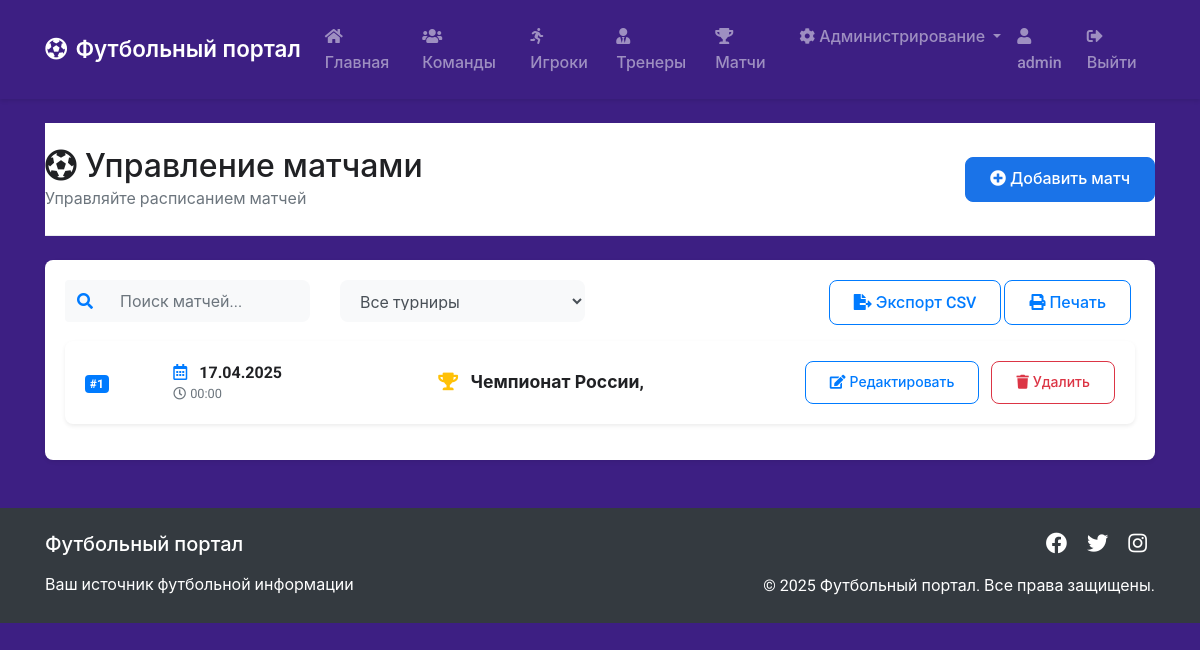
/admin/matches (signed in), run on the app's committed database.
### app.py (models this page shows, shortened)
class User(db.Model, UserMixin):
    id = db.Column(db.Integer, primary_key=True)
    username = db.Column(db.String(20), unique=True, nullable=False)
    email = db.Column(db.String(120), unique=True, nullable=False)
    password = db.Column(db.String(60), nullable=False)
    is_admin = db.Column(db.Boolean, default=False)

class Match(db.Model):
    match_id = db.Column(db.Integer, primary_key=True)
    match_date = db.Column(db.DateTime, nullable=False)
    tournament = db.Column(db.String(100), nullable=False)

### app.py (the view)
@app.route('/admin/matches')
@login_required
@admin_required
def admin_matches():
    matches = Match.query.all()
    return render_template('admin/matches.html', title='Управление матчами', matches=matches)

### app.py (called while the page is built)
@login_manager.user_loader
def load_user(user_id):
    return User.query.get(int(user_id))

def admin_required(f):
    @wraps(f)
    def decorated_function(*args, **kwargs):
        if not current_user.is_authenticated or not current_user.is_admin:
            flash('Для доступа к этой странице требуются права администратора.', 'danger')
            return redirect(url_for('index'))
        return f(*args, **kwargs)
    return decorated_function

### templates/admin/matches.html (shortened to what this page needs)
{% extends "base.html" %}
{% block content %}
<div class="admin-header mb-4">
    <div class="row align-items-center">
        <div class="col-md-6">
            <h2 class="mb-0">
                <i class="fas fa-futbol mr-2"></i>Управление матчами
            </h2>
            <p class="text-muted mb-0">Управляйте расписанием матчей</p>
        </div>
        <div class="col-md-6 text-md-right mt-3 mt-md-0">
            <a href="{{ url_for('new_match') }}" class="btn btn-primary">
                <i class="fas fa-plus-circle mr-1"></i>Добавить матч
            </a>
        </div>
    </div>
</div>
<div class="row mb-4">
    <div class="col-12">
        <div class="card shadow-sm">
            <div class="card-body">
                <div class="row mb-3">
                    <div class="col-md-3">
                        <div class="search-box">
                            <div class="input-group">
                                <div class="input-group-prepend">
                                    <span class="input-group-text bg-light border-0">
                                        <i class="fas fa-search text-primary"></i>
                                    </span>
                                </div>
                                <input type="text" id="matchSearch" class="form-control border-0 bg-light" placeholder="Поиск матчей...">
                            </div>
                        </div>
                    </div>
                    <div class="col-md-3">
                        <select class="form-control bg-light border-0" id="tournamentFilter">
                            <option value="">Все турниры</option>
                            {% set tournaments = [] %}
                        </select>
                    </div>
                    <div class="col-md-6 text-md-right mt-3 mt-md-0">
                        <div class="btn-group" role="group">
                            <button type="button" class="btn btn-outline-primary" id="exportCSV">
                                <i class="fas fa-file-export mr-1"></i>Экспорт CSV
                            </button>
                            <button type="button" class="btn btn-outline-primary" id="printList">
                                <i class="fas fa-print mr-1"></i>Печать
                            </button>
                        </div>
                    </div>
                </div>
                {% if matches %}
                    <div class="match-list">
                        {% for match in matches %}
                            <div class="match-card mb-3"
                                 data-tournament="{{ match.tournament }}"
                                 data-date="{{ match.match_date.strftime('%d.%m.%Y') }}">
                                <div class="card border-0 shadow-sm">
                                    <div class="card-body">
                                        <div class="row align-items-center">
                                            <div class="col-md-1">
                                                <span class="badge badge-primary">#{{ match.match_id }}</span>
                                            </div>
                                            <div class="col-md-3">
                                                <div class="match-date">
                                                    <i class="far fa-calendar-alt text-primary mr-2"></i>
                                                    <strong>{{ match.match_date.strftime('%d.%m.%Y') }}</strong>
                                                    <div class="small text-muted">
                                                        <i class="far fa-clock mr-1"></i>{{ match.match_date.strftime('%H:%M') }}
                                                    </div>
                                                </div>
                                            </div>
                                            <div class="col-md-4">
                                                <div class="tournament-info">
                                                    <i class="fas fa-trophy text-warning mr-2"></i>
                                                    <span class="font-weight-bold">{{ match.tournament }}</span>
                                                </div>
                                            </div>
                                            <div class="col-md-4 text-md-right">
                                                <a href="{{ url_for('edit_match', match_id=match.match_id) }}"
                                                   class="btn btn-sm btn-outline-primary mr-2">
                                                    <i class="fas fa-edit mr-1"></i>Редактировать
                                                </a>
                                                <button type="button"
                                                        class="btn btn-sm btn-outline-danger"
                                                        data-toggle="modal"
                                                        data-target="#deleteModal{{ match.match_id }}">
                                                    <i class="fas fa-trash mr-1"></i>Удалить
                                                </button>
                                            </div>
                                        </div>
                                    </div>
                                </div>
                            </div>
                        {% endfor %}
                    </div>
                {% endif %}
            </div>
        </div>
    </div>
</div>
{% endblock %}

### templates/base.html (shortened to what this page needs)
<!DOCTYPE html>
<html lang="ru">
<head>
    <link rel="stylesheet" href="https://stackpath.bootstrapcdn.com/bootstrap/4.5.2/css/bootstrap.min.css">
    <link rel="stylesheet" href="{{ url_for('static', filename='css/main.css') }}">
    <link rel="stylesheet" href="https://cdnjs.cloudflare.com/ajax/libs/font-awesome/5.15.3/css/all.min.css">
</head>
<body>
    <header>
        <nav class="navbar navbar-expand-lg navbar-dark">
            <div class="container">
                <a class="navbar-brand" href="{{ url_for('index') }}">
                    <i class="fas fa-futbol mr-2"></i>Футбольный портал
                </a>
                <div class="collapse navbar-collapse" id="navbarNav">
                    <ul class="navbar-nav mr-auto">
                        <li class="nav-item">
                            <a class="nav-link" href="{{ url_for('index') }}">
                                <i class="fas fa-home mr-1"></i>Главная
                            </a>
                        </li>
                        <li class="nav-item">
                            <a class="nav-link" href="{{ url_for('teams') }}">
                                <i class="fas fa-users mr-1"></i>Команды
                            </a>
                        </li>
                        <li class="nav-item">
                            <a class="nav-link" href="{{ url_for('players') }}">
                                <i class="fas fa-running mr-1"></i>Игроки
                            </a>
                        </li>
                        <li class="nav-item">
                            <a class="nav-link" href="{{ url_for('coaches') }}">
                                <i class="fas fa-user-tie mr-1"></i>Тренеры
                            </a>
                        </li>
                        <li class="nav-item">
                            <a class="nav-link" href="{{ url_for('matches') }}">
                                <i class="fas fa-trophy mr-1"></i>Матчи
                            </a>
                        </li>
                    </ul>
                    <ul class="navbar-nav">
                        {% if current_user.is_authenticated %}
                            {% if current_user.is_admin %}
                                <li class="nav-item dropdown">
                                    <a class="nav-link dropdown-toggle" href="#" id="adminDropdown" role="button" data-toggle="dropdown" aria-haspopup="true" aria-expanded="false">
                                        <i class="fas fa-cog mr-1"></i>Администрирование
                                    </a>
                                </li>
                            {% endif %}
                            <li class="nav-item">
                                <span class="nav-link">
                                    <i class="fas fa-user mr-1"></i>{{ current_user.username }}
                                </span>
                            </li>
                            <li class="nav-item">
                                <a class="nav-link" href="{{ url_for('logout') }}">
                                    <i class="fas fa-sign-out-alt mr-1"></i>Выйти
                                </a>
                            </li>
                        {% endif %}
                    </ul>
                </div>
            </div>
        </nav>
    </header>
    <main class="container mt-4">
        {% block content %}{% endblock %}
    </main>
    <footer class="bg-dark text-white mt-5 py-4">
        <div class="container">
            <div class="row">
                <div class="col-md-6 text-center text-md-left">
                    <h5 class="mb-3">Футбольный портал</h5>
                    <p class="mb-0">Ваш источник футбольной информации</p>
                </div>
                <div class="col-md-6 text-center text-md-right">
                    <div class="social-links">
                        <a href="#" class="text-white mx-2"><i class="fab fa-facebook fa-lg"></i></a>
                        <a href="#" class="text-white mx-2"><i class="fab fa-twitter fa-lg"></i></a>
                        <a href="#" class="text-white mx-2"><i class="fab fa-instagram fa-lg"></i></a>
                    </div>
                    <p class="mt-3 mb-0">&copy; 2025 Футбольный портал. Все права защищены.</p>
                </div>
            </div>
        </div>
    </footer>
</body>
</html>

### static/css/main.css (style rules this page uses)
:root { --primary-color: #1a73e8; --secondary-color: #34a853; --background-color: #3d1f83; --text-color: #202124; --border-radius: 8px; --transition-speed: 0.3s; }
body { font-family: 'Roboto', -apple-system, BlinkMacSystemFont, 'Segoe UI', Arial, sans-serif; color: var(--text-color); background-color: var(--background-color); line-height: 1.6; }
.navbar { box-shadow: 0 2px 4px rgba(0,0,0,0.1); padding: 1rem 0; }
.navbar-brand { font-weight: 600; font-size: 1.4rem; }
.nav-link { font-weight: 500; transition: color var(--transition-speed); }
.card { border: none; box-shadow: 0 2px 8px rgba(0,0,0,0.1); border-radius: var(--border-radius); transition: transform var(--transition-speed); }
.form-control { border-radius: var(--border-radius); padding: 0.75rem 1rem; border: 1px solid #e0e0e0; transition: border-color var(--transition-speed), box-shadow var(--transition-speed); }
.btn { padding: 0.6rem 1.5rem; font-weight: 500; border-radius: var(--border-radius); transition: all var(--transition-speed); }
.btn-primary { background-color: var(--primary-color); border-color: var(--primary-color); }
footer { background: #202124; margin-top: 4rem !important; padding: 2rem 0 !important; }

### templates/admin/matches.html (style rules this page uses)
.admin-header { background-color: #fff; padding: 1.5rem 0; border-bottom: 1px solid #e9ecef; }
.search-box .form-control, select.form-control { padding-left: 1rem; height: calc(2.5rem + 2px); }
.search-box .input-group-text { border-right: none; }
.match-card { transition: transform var(--transition-speed); }
.match-date { line-height: 1.4; }
.tournament-info { font-size: 1.1rem; }
.btn-group .btn { border-radius: var(--border-radius) !important; margin: 0 0.25rem; }

### data on the page
User: username "admin"
Match: match_id "1", match_date "17.04.2025", match_date "00:00", tournament "Чемпионат России,"
